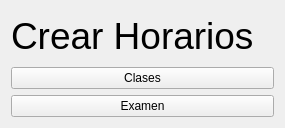
<?xml version="1.0" encoding="UTF-8"?>
<ui version="4.0">
 <class>crearHorario</class>
 <widget class="QWidget" name="crearHorario">
  <property name="geometry">
   <rect>
    <x>0</x>
    <y>0</y>
    <width>285</width>
    <height>128</height>
   </rect>
  </property>
  <property name="windowTitle">
   <string>CrearHorario</string>
  </property>
  <layout class="QVBoxLayout" name="verticalLayout">
   <item>
    <widget class="QLabel" name="Title">
     <property name="font">
      <font>
       <pointsize>28</pointsize>
      </font>
     </property>
     <property name="text">
      <string>Crear Horarios</string>
     </property>
    </widget>
   </item>
   <item>
    <widget class="QPushButton" name="clases">
     <property name="text">
      <string>Clases</string>
     </property>
    </widget>
   </item>
   <item>
    <widget class="QPushButton" name="examenes">
     <property name="text">
      <string>Examen</string>
     </property>
    </widget>
   </item>
  </layout>
 </widget>
 <resources/>
 <connections/>
</ui>
